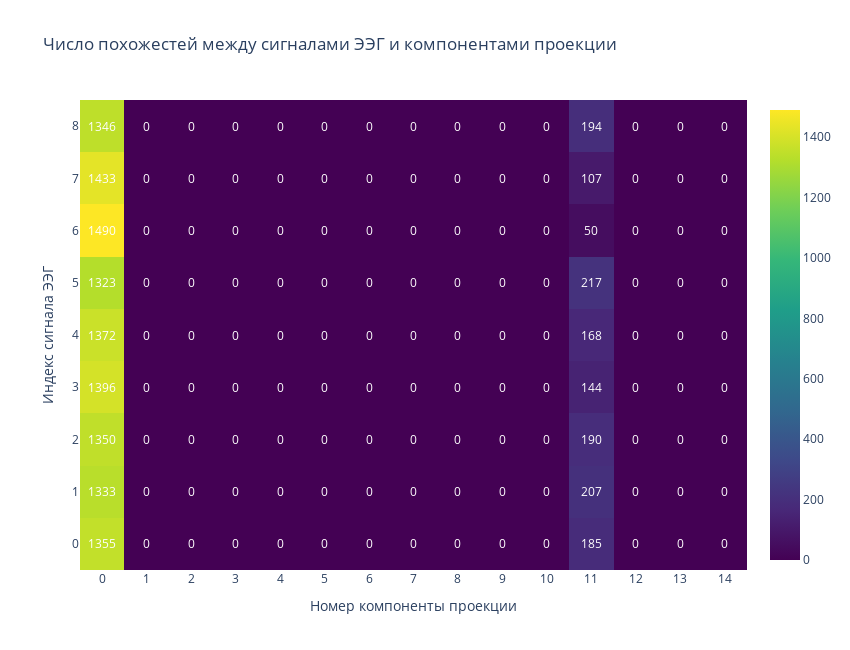

Notebook code for this chart:
### Code cell
fig = go.Figure(data=go.Heatmap(z=arima_nearest_matrix, colorscale='Viridis'))

# Добавление значений в ячейках
for i in range(len(arima_nearest_matrix)):
    for j in range(len(arima_nearest_matrix[0])):
        fig.add_annotation(
            x=j, y=i,
            text=f'{int(arima_nearest_matrix[i, j])}',
            showarrow=False,
            font=dict(color='white'),
            xref='x1', yref='y1'
        )

# Настройка макета
fig.update_layout(
    xaxis=dict(title='Номер компоненты проекции', tickvals=list(range(0, len(matrix[0]) + 1))),
    yaxis=dict(title='Индекс сигнала ЭЭГ', tickvals=list(range(0, len(matrix) + 1))),
    title='Число похожестей между сигналами ЭЭГ и компонентами проекции',
    height=650,
    width=850,
    #margin=dict(l=50, r=50, b=50, t=50),
    #xaxis_range=[-0.5, len(matrix[0]) + 0.5],
    #yaxis_range=[-0.5, len(matrix) + 0.5]
)

fig.show()

### Figure 1 — Plotly figure (JSON) as saved in the notebook; plotly's stock layout.template omitted (floating-point values rounded to 4 significant figures; data arrays with more than 128 entries replaced by an {"elided": "..."} marker saying what was removed)
{"data": [{"colorscale": [[0, "#440154"], [0.1111, "#482878"], [0.2222, "#3e4989"], [0.3333, "#31688e"], [0.4444, "#26828e"], [0.5556, "#1f9e89"], [0.6667, "#35b779"], [0.7778, "#6ece58"], [0.8889, "#b5de2b"], [1, "#fde725"]], "type": "heatmap", "z": {"elided": "9x15 int values"}}], "layout": {"annotations": [{"font": {"color": "white"}, "showarrow": false, "text": "1355", "x": 0, "xref": "x", "y": 0, "yref": "y"}, {"font": {"color": "white"}, "showarrow": false, "text": "0", "x": 1, "xref": "x", "y": 0, "yref": "y"}, {"font": {"color": "white"}, "showarrow": false, "text": "0", "x": 2, "xref": "x", "y": 0, "yref": "y"}, {"font": {"color": "white"}, "showarrow": false, "text": "0", "x": 3, "xref": "x", "y": 0, "yref": "y"}, {"font": {"color": "white"}, "showarrow": false, "text": "0", "x": 4, "xref": "x", "y": 0, "yref": "y"}, {"font": {"color": "white"}, "showarrow": false, "text": "0", "x": 5, "xref": "x", "y": 0, "yref": "y"}, {"font": {"color": "white"}, "showarrow": false, "text": "0", "x": 6, "xref": "x", "y": 0, "yref": "y"}, {"font": {"color": "white"}, "showarrow": false, "text": "0", "x": 7, "xref": "x", "y": 0, "yref": "y"}, {"font": {"color": "white"}, "showarrow": false, "text": "0", "x": 8, "xref": "x", "y": 0, "yref": "y"}, {"font": {"color": "white"}, "showarrow": false, "text": "0", "x": 9, "xref": "x", "y": 0, "yref": "y"}, {"font": {"color": "white"}, "showarrow": false, "text": "0", "x": 10, "xref": "x", "y": 0, "yref": "y"}, {"font": {"color": "white"}, "showarrow": false, "text": "185", "x": 11, "xref": "x", "y": 0, "yref": "y"}, {"font": {"color": "white"}, "showarrow": false, "text": "0", "x": 12, "xref": "x", "y": 0, "yref": "y"}, {"font": {"color": "white"}, "showarrow": false, "text": "0", "x": 13, "xref": "x", "y": 0, "yref": "y"}, {"font": {"color": "white"}, "showarrow": false, "text": "0", "x": 14, "xref": "x", "y": 0, "yref": "y"}, {"font": {"color": "white"}, "showarrow": false, "text": "1333", "x": 0, "xref": "x", "y": 1, "yref": "y"}, {"font": {"color": "white"}, "showarrow": false, "text": "0", "x": 1, "xref": "x", "y": 1, "yref": "y"}, {"font": {"color": "white"}, "showarrow": false, "text": "0", "x": 2, "xref": "x", "y": 1, "yref": "y"}, {"font": {"color": "white"}, "showarrow": false, "text": "0", "x": 3, "xref": "x", "y": 1, "yref": "y"}, {"font": {"color": "white"}, "showarrow": false, "text": "0", "x": 4, "xref": "x", "y": 1, "yref": "y"}, {"font": {"color": "white"}, "showarrow": false, "text": "0", "x": 5, "xref": "x", "y": 1, "yref": "y"}, {"font": {"color": "white"}, "showarrow": false, "text": "0", "x": 6, "xref": "x", "y": 1, "yref": "y"}, {"font": {"color": "white"}, "showarrow": false, "text": "0", "x": 7, "xref": "x", "y": 1, "yref": "y"}, {"font": {"color": "white"}, "showarrow": false, "text": "0", "x": 8, "xref": "x", "y": 1, "yref": "y"}, {"font": {"color": "white"}, "showarrow": false, "text": "0", "x": 9, "xref": "x", "y": 1, "yref": "y"}, {"font": {"color": "white"}, "showarrow": false, "text": "0", "x": 10, "xref": "x", "y": 1, "yref": "y"}, {"font": {"color": "white"}, "showarrow": false, "text": "207", "x": 11, "xref": "x", "y": 1, "yref": "y"}, {"font": {"color": "white"}, "showarrow": false, "text": "0", "x": 12, "xref": "x", "y": 1, "yref": "y"}, {"font": {"color": "white"}, "showarrow": false, "text": "0", "x": 13, "xref": "x", "y": 1, "yref": "y"}, {"font": {"color": "white"}, "showarrow": false, "text": "0", "x": 14, "xref": "x", "y": 1, "yref": "y"}, {"font": {"color": "white"}, "showarrow": false, "text": "1350", "x": 0, "xref": "x", "y": 2, "yref": "y"}, {"font": {"color": "white"}, "showarrow": false, "text": "0", "x": 1, "xref": "x", "y": 2, "yref": "y"}, {"font": {"color": "white"}, "showarrow": false, "text": "0", "x": 2, "xref": "x", "y": 2, "yref": "y"}, {"font": {"color": "white"}, "showarrow": false, "text": "0", "x": 3, "xref": "x", "y": 2, "yref": "y"}, {"font": {"color": "white"}, "showarrow": false, "text": "0", "x": 4, "xref": "x", "y": 2, "yref": "y"}, {"font": {"color": "white"}, "showarrow": false, "text": "0", "x": 5, "xref": "x", "y": 2, "yref": "y"}, {"font": {"color": "white"}, "showarrow": false, "text": "0", "x": 6, "xref": "x", "y": 2, "yref": "y"}, {"font": {"color": "white"}, "showarrow": false, "text": "0", "x": 7, "xref": "x", "y": 2, "yref": "y"}, {"font": {"color": "white"}, "showarrow": false, "text": "0", "x": 8, "xref": "x", "y": 2, "yref": "y"}, {"font": {"color": "white"}, "showarrow": false, "text": "0", "x": 9, "xref": "x", "y": 2, "yref": "y"}, {"font": {"color": "white"}, "showarrow": false, "text": "0", "x": 10, "xref": "x", "y": 2, "yref": "y"}, {"font": {"color": "white"}, "showarrow": false, "text": "190", "x": 11, "xref": "x", "y": 2, "yref": "y"}, {"font": {"color": "white"}, "showarrow": false, "text": "0", "x": 12, "xref": "x", "y": 2, "yref": "y"}, {"font": {"color": "white"}, "showarrow": false, "text": "0", "x": 13, "xref": "x", "y": 2, "yref": "y"}, {"font": {"color": "white"}, "showarrow": false, "text": "0", "x": 14, "xref": "x", "y": 2, "yref": "y"}, {"font": {"color": "white"}, "showarrow": false, "text": "1396", "x": 0, "xref": "x", "y": 3, "yref": "y"}, {"font": {"color": "white"}, "showarrow": false, "text": "0", "x": 1, "xref": "x", "y": 3, "yref": "y"}, {"font": {"color": "white"}, "showarrow": false, "text": "0", "x": 2, "xref": "x", "y": 3, "yref": "y"}, {"font": {"color": "white"}, "showarrow": false, "text": "0", "x": 3, "xref": "x", "y": 3, "yref": "y"}, {"font": {"color": "white"}, "showarrow": false, "text": "0", "x": 4, "xref": "x", "y": 3, "yref": "y"}, {"font": {"color": "white"}, "showarrow": false, "text": "0", "x": 5, "xref": "x", "y": 3, "yref": "y"}, {"font": {"color": "white"}, "showarrow": false, "text": "0", "x": 6, "xref": "x", "y": 3, "yref": "y"}, {"font": {"color": "white"}, "showarrow": false, "text": "0", "x": 7, "xref": "x", "y": 3, "yref": "y"}, {"font": {"color": "white"}, "showarrow": false, "text": "0", "x": 8, "xref": "x", "y": 3, "yref": "y"}, {"font": {"color": "white"}, "showarrow": false, "text": "0", "x": 9, "xref": "x", "y": 3, "yref": "y"}, {"font": {"color": "white"}, "showarrow": false, "text": "0", "x": 10, "xref": "x", "y": 3, "yref": "y"}, {"font": {"color": "white"}, "showarrow": false, "text": "144", "x": 11, "xref": "x", "y": 3, "yref": "y"}, {"font": {"color": "white"}, "showarrow": false, "text": "0", "x": 12, "xref": "x", "y": 3, "yref": "y"}, {"font": {"color": "white"}, "showarrow": false, "text": "0", "x": 13, "xref": "x", "y": 3, "yref": "y"}, {"font": {"color": "white"}, "showarrow": false, "text": "0", "x": 14, "xref": "x", "y": 3, "yref": "y"}, {"font": {"color": "white"}, "showarrow": false, "text": "1372", "x": 0, "xref": "x", "y": 4, "yref": "y"}, {"font": {"color": "white"}, "showarrow": false, "text": "0", "x": 1, "xref": "x", "y": 4, "yref": "y"}, {"font": {"color": "white"}, "showarrow": false, "text": "0", "x": 2, "xref": "x", "y": 4, "yref": "y"}, {"font": {"color": "white"}, "showarrow": false, "text": "0", "x": 3, "xref": "x", "y": 4, "yref": "y"}, {"font": {"color": "white"}, "showarrow": false, "text": "0", "x": 4, "xref": "x", "y": 4, "yref": "y"}, {"font": {"color": "white"}, "showarrow": false, "text": "0", "x": 5, "xref": "x", "y": 4, "yref": "y"}, {"font": {"color": "white"}, "showarrow": false, "text": "0", "x": 6, "xref": "x", "y": 4, "yref": "y"}, {"font": {"color": "white"}, "showarrow": false, "text": "0", "x": 7, "xref": "x", "y": 4, "yref": "y"}, {"font": {"color": "white"}, "showarrow": false, "text": "0", "x": 8, "xref": "x", "y": 4, "yref": "y"}, {"font": {"color": "white"}, "showarrow": false, "text": "0", "x": 9, "xref": "x", "y": 4, "yref": "y"}, {"font": {"color": "white"}, "showarrow": false, "text": "0", "x": 10, "xref": "x", "y": 4, "yref": "y"}, {"font": {"color": "white"}, "showarrow": false, "text": "168", "x": 11, "xref": "x", "y": 4, "yref": "y"}, {"font": {"color": "white"}, "showarrow": false, "text": "0", "x": 12, "xref": "x", "y": 4, "yref": "y"}, {"font": {"color": "white"}, "showarrow": false, "text": "0", "x": 13, "xref": "x", "y": 4, "yref": "y"}, {"font": {"color": "white"}, "showarrow": false, "text": "0", "x": 14, "xref": "x", "y": 4, "yref": "y"}, {"font": {"color": "white"}, "showarrow": false, "text": "1323", "x": 0, "xref": "x", "y": 5, "yref": "y"}, {"font": {"color": "white"}, "showarrow": false, "text": "0", "x": 1, "xref": "x", "y": 5, "yref": "y"}, {"font": {"color": "white"}, "showarrow": false, "text": "0", "x": 2, "xref": "x", "y": 5, "yref": "y"}, {"font": {"color": "white"}, "showarrow": false, "text": "0", "x": 3, "xref": "x", "y": 5, "yref": "y"}, {"font": {"color": "white"}, "showarrow": false, "text": "0", "x": 4, "xref": "x", "y": 5, "yref": "y"}, {"font": {"color": "white"}, "showarrow": false, "text": "0", "x": 5, "xref": "x", "y": 5, "yref": "y"}, {"font": {"color": "white"}, "showarrow": false, "text": "0", "x": 6, "xref": "x", "y": 5, "yref": "y"}, {"font": {"color": "white"}, "showarrow": false, "text": "0", "x": 7, "xref": "x", "y": 5, "yref": "y"}, {"font": {"color": "white"}, "showarrow": false, "text": "0", "x": 8, "xref": "x", "y": 5, "yref": "y"}, {"font": {"color": "white"}, "showarrow": false, "text": "0", "x": 9, "xref": "x", "y": 5, "yref": "y"}, {"font": {"color": "white"}, "showarrow": false, "text": "0", "x": 10, "xref": "x", "y": 5, "yref": "y"}, {"font": {"color": "white"}, "showarrow": false, "text": "217", "x": 11, "xref": "x", "y": 5, "yref": "y"}, {"font": {"color": "white"}, "showarrow": false, "text": "0", "x": 12, "xref": "x", "y": 5, "yref": "y"}, {"font": {"color": "white"}, "showarrow": false, "text": "0", "x": 13, "xref": "x", "y": 5, "yref": "y"}, {"font": {"color": "white"}, "showarrow": false, "text": "0", "x": 14, "xref": "x", "y": 5, "yref": "y"}, {"font": {"color": "white"}, "showarrow": false, "text": "1490", "x": 0, "xref": "x", "y": 6, "yref": "y"}, {"font": {"color": "white"}, "showarrow": false, "text": "0", "x": 1, "xref": "x", "y": 6, "yref": "y"}, {"font": {"color": "white"}, "showarrow": false, "text": "0", "x": 2, "xref": "x", "y": 6, "yref": "y"}, {"font": {"color": "white"}, "showarrow": false, "text": "0", "x": 3, "xref": "x", "y": 6, "yref": "y"}, {"font": {"color": "white"}, "showarrow": false, "text": "0", "x": 4, "xref": "x", "y": 6, "yref": "y"}, {"font": {"color": "white"}, "showarrow": false, "text": "0", "x": 5, "xref": "x", "y": 6, "yref": "y"}, {"font": {"color": "white"}, "showarrow": false, "text": "0", "x": 6, "xref": "x", "y": 6, "yref": "y"}, {"font": {"color": "white"}, "showarrow": false, "text": "0", "x": 7, "xref": "x", "y": 6, "yref": "y"}, {"font": {"color": "white"}, "showarrow": false, "text": "0", "x": 8, "xref": "x", "y": 6, "yref": "y"}, {"font": {"color": "white"}, "showarrow": false, "text": "0", "x": 9, "xref": "x", "y": 6, "yref": "y"}, {"font": {"color": "white"}, "showarrow": false, "text": "0", "x": 10, "xref": "x", "y": 6, "yref": "y"}, {"font": {"color": "white"}, "showarrow": false, "text": "50", "x": 11, "xref": "x", "y": 6, "yref": "y"}, {"font": {"color": "white"}, "showarrow": false, "text": "0", "x": 12, "xref": "x", "y": 6, "yref": "y"}, {"font": {"color": "white"}, "showarrow": false, "text": "0", "x": 13, "xref": "x", "y": 6, "yref": "y"}, {"font": {"color": "white"}, "showarrow": false, "text": "0", "x": 14, "xref": "x", "y": 6, "yref": "y"}, {"font": {"color": "white"}, "showarrow": false, "text": "1433", "x": 0, "xref": "x", "y": 7, "yref": "y"}, {"font": {"color": "white"}, "showarrow": false, "text": "0", "x": 1, "xref": "x", "y": 7, "yref": "y"}, {"font": {"color": "white"}, "showarrow": false, "text": "0", "x": 2, "xref": "x", "y": 7, "yref": "y"}, {"font": {"color": "white"}, "showarrow": false, "text": "0", "x": 3, "xref": "x", "y": 7, "yref": "y"}, {"font": {"color": "white"}, "showarrow": false, "text": "0", "x": 4, "xref": "x", "y": 7, "yref": "y"}, {"font": {"color": "white"}, "showarrow": false, "text": "0", "x": 5, "xref": "x", "y": 7, "yref": "y"}, {"font": {"color": "white"}, "showarrow": false, "text": "0", "x": 6, "xref": "x", "y": 7, "yref": "y"}, {"font": {"color": "white"}, "showarrow": false, "text": "0", "x": 7, "xref": "x", "y": 7, "yref": "y"}, {"font": {"color": "white"}, "showarrow": false, "text": "0", "x": 8, "xref": "x", "y": 7, "yref": "y"}, {"font": {"color": "white"}, "showarrow": false, "text": "0", "x": 9, "xref": "x", "y": 7, "yref": "y"}, {"font": {"color": "white"}, "showarrow": false, "text": "0", "x": 10, "xref": "x", "y": 7, "yref": "y"}, {"font": {"color": "white"}, "showarrow": false, "text": "107", "x": 11, "xref": "x", "y": 7, "yref": "y"}, {"font": {"color": "white"}, "showarrow": false, "text": "0", "x": 12, "xref": "x", "y": 7, "yref": "y"}, {"font": {"color": "white"}, "showarrow": false, "text": "0", "x": 13, "xref": "x", "y": 7, "yref": "y"}, {"font": {"color": "white"}, "showarrow": false, "text": "0", "x": 14, "xref": "x", "y": 7, "yref": "y"}, {"font": {"color": "white"}, "showarrow": false, "text": "1346", "x": 0, "xref": "x", "y": 8, "yref": "y"}, {"font": {"color": "white"}, "showarrow": false, "text": "0", "x": 1, "xref": "x", "y": 8, "yref": "y"}, {"font": {"color": "white"}, "showarrow": false, "text": "0", "x": 2, "xref": "x", "y": 8, "yref": "y"}, {"font": {"color": "white"}, "showarrow": false, "text": "0", "x": 3, "xref": "x", "y": 8, "yref": "y"}, {"font": {"color": "white"}, "showarrow": false, "text": "0", "x": 4, "xref": "x", "y": 8, "yref": "y"}, {"font": {"color": "white"}, "showarrow": false, "text": "0", "x": 5, "xref": "x", "y": 8, "yref": "y"}, {"font": {"color": "white"}, "showarrow": false, "text": "0", "x": 6, "xref": "x", "y": 8, "yref": "y"}, {"font": {"color": "white"}, "showarrow": false, "text": "0", "x": 7, "xref": "x", "y": 8, "yref": "y"}, {"font": {"color": "white"}, "showarrow": false, "text": "0", "x": 8, "xref": "x", "y": 8, "yref": "y"}, {"font": {"color": "white"}, "showarrow": false, "text": "0", "x": 9, "xref": "x", "y": 8, "yref": "y"}, {"font": {"color": "white"}, "showarrow": false, "text": "0", "x": 10, "xref": "x", "y": 8, "yref": "y"}, {"font": {"color": "white"}, "showarrow": false, "text": "194", "x": 11, "xref": "x", "y": 8, "yref": "y"}, {"font": {"color": "white"}, "showarrow": false, "text": "0", "x": 12, "xref": "x", "y": 8, "yref": "y"}, {"font": {"color": "white"}, "showarrow": false, "text": "0", "x": 13, "xref": "x", "y": 8, "yref": "y"}, {"font": {"color": "white"}, "showarrow": false, "text": "0", "x": 14, "xref": "x", "y": 8, "yref": "y"}], "height": 650, "title": {"text": "Число похожестей между сигналами ЭЭГ и компонентами проекции"}, "width": 850, "xaxis": {"tickvals": [0, 1, 2, 3, 4, 5, 6, 7, 8, 9, 10, 11, 12, 13, 14, 15], "title": {"text": "Номер компоненты проекции"}}, "yaxis": {"tickvals": [0, 1, 2, 3, 4, 5, 6, 7, 8, 9], "title": {"text": "Индекс сигнала ЭЭГ"}}}}
